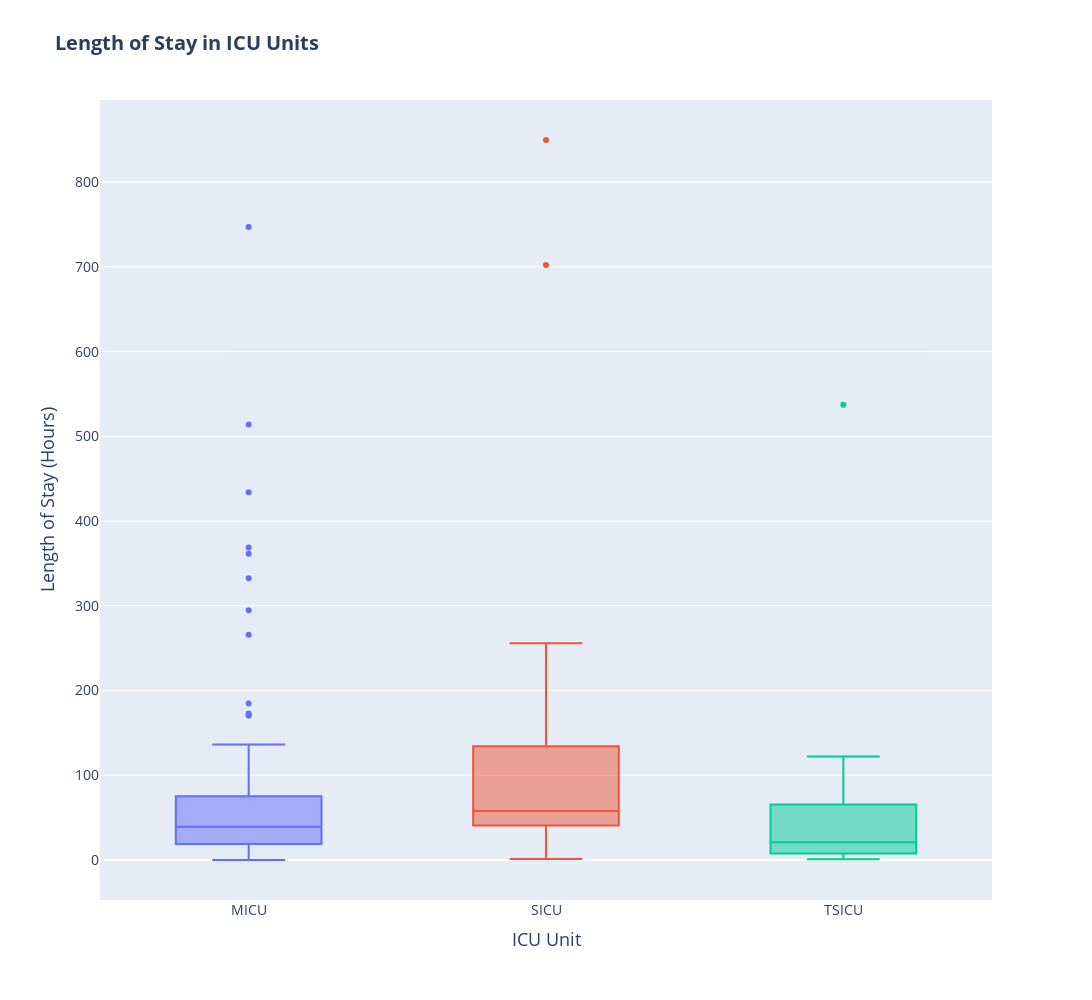

Here is the notebook cell this chart was saved with:
### Code cell
icu_stays = transfers_df[transfers_df['curr_careunit'].str.contains('ICU', case=False, na=False)]

fig = px.box(icu_stays,x='curr_careunit',y='los_hours',
    labels={'curr_careunit': 'ICU Unit', 'los_hours': 'Length of Stay (Hours)'},
    title="<b>Length of Stay in ICU Units</b>",
    color='curr_careunit',
    width=1200,  
    height=1000  
)


fig.update_layout(
    showlegend=False,
    font_size=14,
    margin=dict(l=100, r=100, b=100, t=100), 
    xaxis=dict(
        title_font=dict(size=18), 
        tickfont=dict(size=14)    
    ),
    yaxis=dict(
        title_font=dict(size=18),  
        tickfont=dict(size=14)    
    )
)

fig.show()

### Figure 1 — Plotly figure (JSON) as saved in the notebook; plotly's stock layout.template omitted (floating-point values rounded to 4 significant figures)
{"data": [{"alignmentgroup": "True", "hovertemplate": "ICU Unit=%{x}<br>Length of Stay (Hours)=%{y}<extra></extra>", "legendgroup": "MICU", "marker": {"color": "#636efa"}, "name": "MICU", "notched": false, "offsetgroup": "MICU", "orientation": "v", "showlegend": true, "type": "box", "x": ["MICU", "MICU", "MICU", "MICU", "MICU", "MICU", "MICU", "MICU", "MICU", "MICU", "MICU", "MICU", "MICU", "MICU", "MICU", "MICU", "MICU", "MICU", "MICU", "MICU", "MICU", "MICU", "MICU", "MICU", "MICU", "MICU", "MICU", "MICU", "MICU", "MICU", "MICU", "MICU", "MICU", "MICU", "MICU", "MICU", "MICU", "MICU", "MICU", "MICU", "MICU", "MICU", "MICU", "MICU", "MICU", "MICU", "MICU", "MICU", "MICU", "MICU", "MICU", "MICU", "MICU", "MICU", "MICU", "MICU", "MICU", "MICU", "MICU", "MICU", "MICU", "MICU", "MICU", "MICU", "MICU", "MICU", "MICU", "MICU", "MICU", "MICU", "MICU", "MICU", "MICU", "MICU", "MICU", "MICU", "MICU", "MICU", "MICU", "MICU", "MICU", "MICU", "MICU", "MICU", "MICU", "MICU", "MICU", "MICU", "MICU", "MICU", "MICU", "MICU", "MICU", "MICU", "MICU"], "x0": " ", "xaxis": "x", "y": [39.18, 332.4, 63.6, 31.05, 89.09, 43.36, 51.13, 48.34, 6.324, 104.5, 15.85, 25.18, 42.13, 0.04472, 170.6, 15.72, 170.8, 64.22, 88.52, 48.22, 27.38, 0.4528, 97.98, 95.31, 22.67, 58.85, 0.8153, 15.09, 46.15, 265.7, 0.003611, 136.5, 42.87, 53.69, 19, 67.82, 83.88, 368.7, 19.13, 58.92, 8.113, 18.57, 14.82, 20.62, 30.29, 24.17, 17.34, 27.54, 27.65, 18.93, 434.0, 172.8, 48.01, 17.15, 40.07, 65.87, 184.7, 33.63, 17.12, 294.7, 70.57, 1.78, 1.081, 126.6, 0.7689, 120.5, 49.99, 118.2, 0.5239, 30.31, 18.24, 65.67, 31.51, 24.42, 46.69, 39.35, 30.26, 513.9, 27.26, 19.14, 90.62, 361.4, 24.76, 1.363, 22.42, 22.89, 41.77, 24.2, 25.03, 76.61, 46.2, 4.569, 1.037, 13.98, 747.0], "y0": " ", "yaxis": "y"}, {"alignmentgroup": "True", "hovertemplate": "ICU Unit=%{x}<br>Length of Stay (Hours)=%{y}<extra></extra>", "legendgroup": "SICU", "marker": {"color": "#EF553B"}, "name": "SICU", "notched": false, "offsetgroup": "SICU", "orientation": "v", "showlegend": true, "type": "box", "x": ["SICU", "SICU", "SICU", "SICU", "SICU", "SICU", "SICU", "SICU", "SICU", "SICU", "SICU", "SICU", "SICU", "SICU", "SICU", "SICU", "SICU", "SICU", "SICU", "SICU", "SICU", "SICU", "SICU", "SICU", "SICU", "SICU", "SICU"], "x0": " ", "xaxis": "x", "y": [57.74, 54.3, 1.295, 24.37, 33.01, 81.26, 135.4, 59.3, 189.6, 45.41, 44.23, 849.8, 39.47, 214.2, 61.93, 255.8, 18.16, 130.2, 702.2, 68.25, 47.18, 50.89, 17.85, 170.6, 16.79, 46.29, 110.9], "y0": " ", "yaxis": "y"}, {"alignmentgroup": "True", "hovertemplate": "ICU Unit=%{x}<br>Length of Stay (Hours)=%{y}<extra></extra>", "legendgroup": "TSICU", "marker": {"color": "#00cc96"}, "name": "TSICU", "notched": false, "offsetgroup": "TSICU", "orientation": "v", "showlegend": true, "type": "box", "x": ["TSICU", "TSICU", "TSICU", "TSICU", "TSICU", "TSICU", "TSICU", "TSICU", "TSICU", "TSICU", "TSICU", "TSICU"], "x0": " ", "xaxis": "x", "y": [4.968, 2.542, 18.25, 10.5, 537.3, 85.12, 46.03, 122.3, 0.7908, 12.05, 23.46, 30.63], "y0": " ", "yaxis": "y"}], "layout": {"boxmode": "overlay", "font": {"size": 14}, "height": 1000, "legend": {"title": {"text": "ICU Unit"}, "tracegroupgap": 0}, "margin": {"b": 100, "l": 100, "r": 100, "t": 100}, "showlegend": false, "title": {"text": "<b>Length of Stay in ICU Units</b>"}, "width": 1200, "xaxis": {"anchor": "y", "categoryarray": ["MICU", "SICU", "TSICU"], "categoryorder": "array", "domain": [0, 1], "tickfont": {"size": 14}, "title": {"font": {"size": 18}, "text": "ICU Unit"}}, "yaxis": {"anchor": "x", "domain": [0, 1], "tickfont": {"size": 14}, "title": {"font": {"size": 18}, "text": "Length of Stay (Hours)"}}}}
